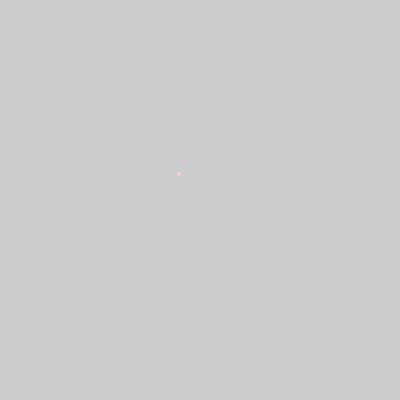
Frame 1 (no input)
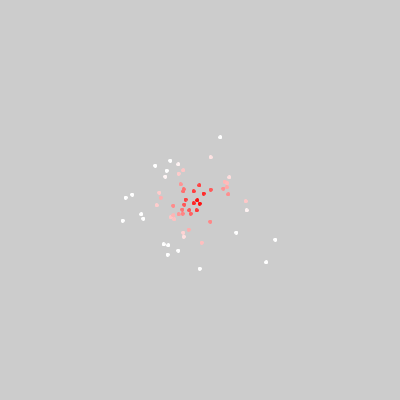
Frame 60 (the mouse pressed at the canvas centre just before this capture)
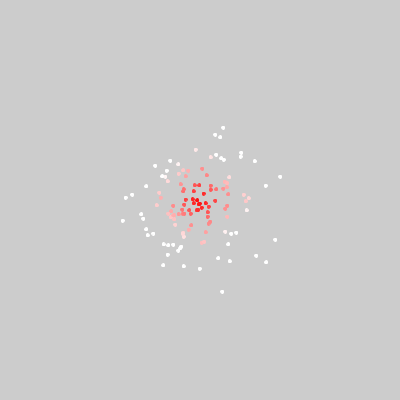
Frame 120 (the mouse held since frame 60 and released just before this capture)

The Processing sketch that drew these frames (run headless with seeded random() and noise(); from frame 60 on, the mouse is pressed at the canvas centre):

// Processing sketch: paint_splatter
// ── paint_splatter.pde
/**
 * Renders a splattered-paint image using a normal distribution.
 */

import java.util.Random;

final float mean = 200,
	stdDeviation = 30;
Random distributionGen;

void setup(){
	size(400, 400);
	distributionGen = new Random();
}

void draw(){
	float xSeed = (float)distributionGen.nextGaussian(),
		ySeed = (float)distributionGen.nextGaussian();

	float x = xSeed * stdDeviation + mean;
	float y = ySeed * stdDeviation + mean;
	int pointColor = (int)((abs(xSeed) + abs(ySeed)) / 2 * 0xff);

	stroke(0xff, pointColor, pointColor);
	fill(0xff, pointColor, pointColor);
	ellipse(x, y, 3, 3);
}
